Frame 1 (no input): blank canvas, image omitted
Frame 60 (no input): blank canvas, image omitted
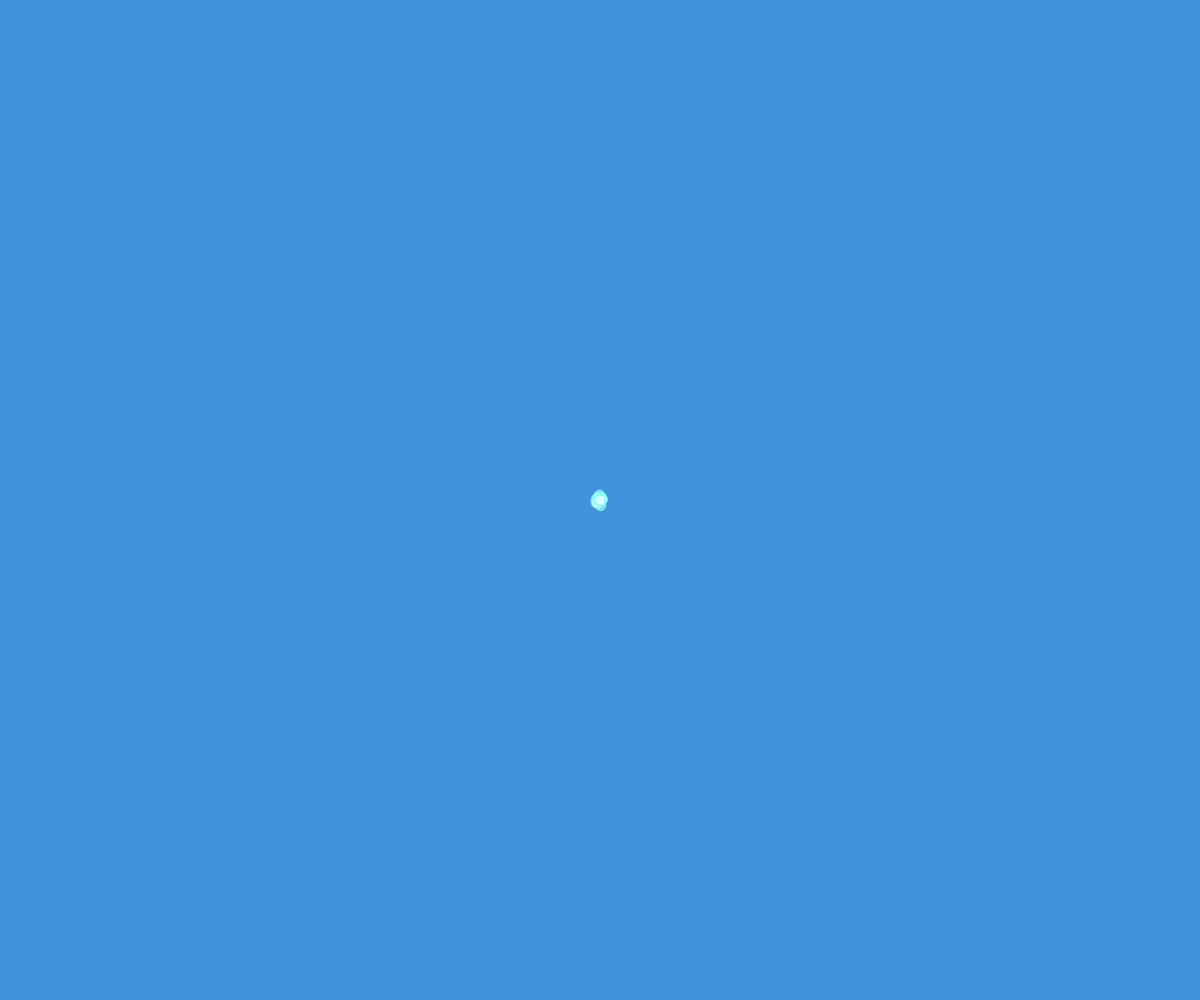
Frame 120 (the mouse pressed at the canvas centre since frame 60)

The p5.js sketch whose frames 1 and 60 were blank and that drew this single picture after the mouse press (run headless with seeded random() and noise() and a simulated clock; from frame 60 on, the mouse is pressed at the canvas centre):

// p5.js sketch
// ── sketch.js
// We start with an empty array to store line data
let lineData = [];
// Diameter of circles.
let d = 10;

function setup(){
  createCanvas(windowWidth, windowHeight);
  colorMode(HSB);
  fill(180, 10, 100, 0.5);
  stroke(180, 50, 100, 0.8);
}

function draw(){
  background("#4194dc");

  if (mouseIsPressed){
    // Store the x, y position in a mini-array and add it to the
    // end of our larger lineData array.
    lineData.push([mouseX, mouseY]);
  }

  // Keep a copy of the previous x, y. 
  // Set this to the first item initialy.
  let prevPt = lineData[0];

  // Loop over the line data and draw it to the screen
  for (let pt of lineData){
    circle(pt[0], pt[1], d);

    line(prevPt[0], prevPt[1], pt[0], pt[1]);

    // Also move the x, y position by a small random amount
    pt[0] = pt[0] + random(-0.5, 0.5);
    pt[1] = pt[1] + random(-0.5, 0.5);

    // Store the pt as the prevPt.
    prevPt = pt;
  }
}
